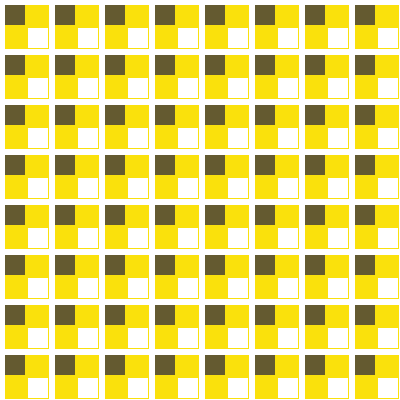
Frame 1 (no input)
Frame 60 (the mouse pressed at the canvas centre just before this capture): identical to frame 1, image omitted
Frame 120 (the mouse held since frame 60 and released just before this capture): identical to frame 1, image omitted

The Processing sketch that drew this single still picture (run headless with seeded random() and noise(); from frame 60 on, the mouse is pressed at the canvas centre):

// Processing sketch: processing_81849
// ── processing_81849.pde

 void setup ()

{
 size(400,400);
 background(255);
 smooth();
}

void draw (){
 
for (int posx = 5; posx<= 475; posx = posx+50)

for (int posy = 5; posy<= 475; posy = posy+50)

 
for (int pos2x = 28; pos2x<= 475; pos2x = pos2x+50)

for (int pos2y = 28; pos2y<= 475; pos2y = pos2y+50)

{
noStroke();
fill(0,0,70,50);
rect(posx,posy,20,20);
fill(255);
rect(pos2x,pos2y,20,20);


fill(#F7E005, 30);
rect(posx, posy, 44, 44);

}



}
